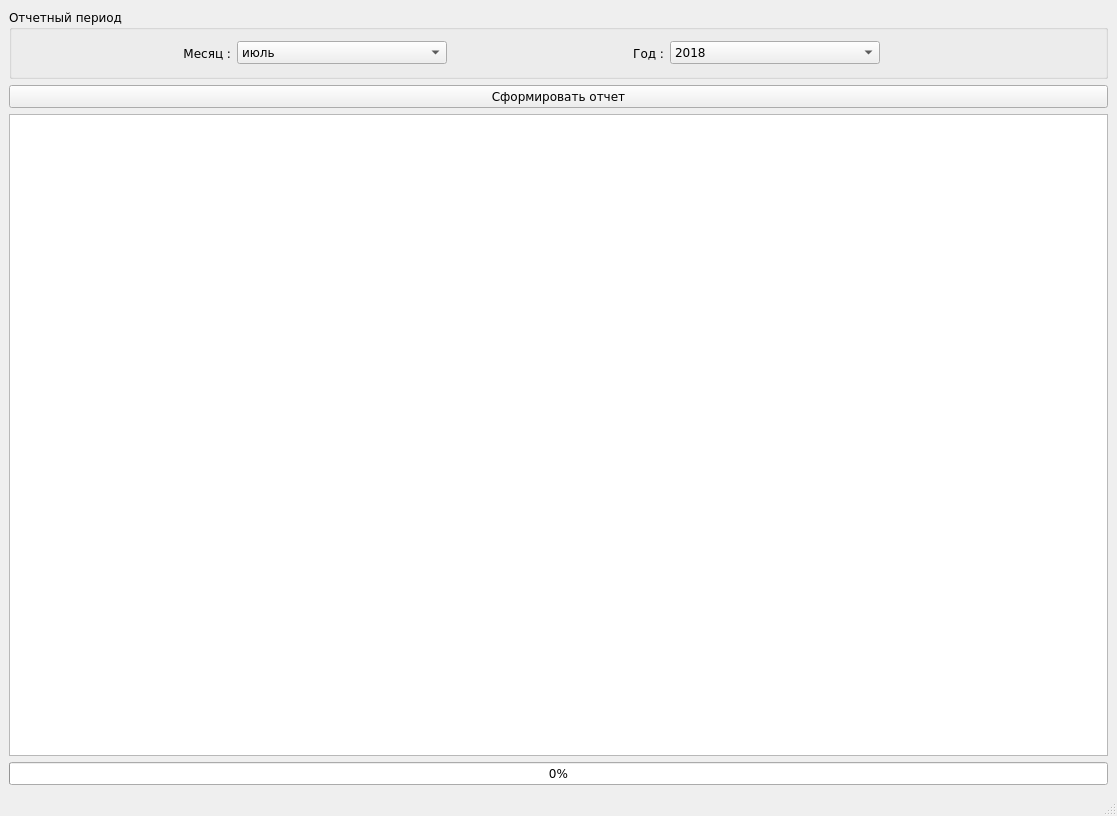
<?xml version="1.0" encoding="UTF-8"?>
<ui version="4.0">
 <class>MainWindow</class>
 <widget class="QMainWindow" name="MainWindow">
  <property name="geometry">
   <rect>
    <x>0</x>
    <y>0</y>
    <width>1117</width>
    <height>816</height>
   </rect>
  </property>
  <property name="font">
   <font>
    <family>Verdana</family>
   </font>
  </property>
  <property name="windowTitle">
   <string>Дисциплина предоставления платы граждан за КУ</string>
  </property>
  <property name="windowIcon">
   <iconset>
    <normaloff>Z:/Python/citpay/ico/user32.png</normaloff>Z:/Python/citpay/ico/user32.png</iconset>
  </property>
  <widget class="QWidget" name="centralwidget">
   <layout class="QVBoxLayout" name="verticalLayout">
    <item>
     <widget class="QGroupBox" name="groupBox">
      <property name="minimumSize">
       <size>
        <width>0</width>
        <height>70</height>
       </size>
      </property>
      <property name="baseSize">
       <size>
        <width>0</width>
        <height>0</height>
       </size>
      </property>
      <property name="font">
       <font>
        <family>Verdana</family>
       </font>
      </property>
      <property name="title">
       <string>Отчетный период</string>
      </property>
      <layout class="QVBoxLayout" name="verticalLayout_3">
       <item>
        <layout class="QHBoxLayout" name="horizontalLayout">
         <item>
          <widget class="QLabel" name="label">
           <property name="minimumSize">
            <size>
             <width>147</width>
             <height>0</height>
            </size>
           </property>
           <property name="layoutDirection">
            <enum>Qt::LeftToRight</enum>
           </property>
           <property name="text">
            <string>Месяц :</string>
           </property>
           <property name="alignment">
            <set>Qt::AlignRight|Qt::AlignTrailing|Qt::AlignVCenter</set>
           </property>
          </widget>
         </item>
         <item>
          <widget class="QComboBox" name="cbmonth">
           <property name="currentIndex">
            <number>6</number>
           </property>
           <item>
            <property name="text">
             <string>январь</string>
            </property>
           </item>
           <item>
            <property name="text">
             <string>февраль</string>
            </property>
           </item>
           <item>
            <property name="text">
             <string>март</string>
            </property>
           </item>
           <item>
            <property name="text">
             <string>апрель</string>
            </property>
           </item>
           <item>
            <property name="text">
             <string>май</string>
            </property>
           </item>
           <item>
            <property name="text">
             <string>июнь</string>
            </property>
           </item>
           <item>
            <property name="text">
             <string>июль</string>
            </property>
           </item>
           <item>
            <property name="text">
             <string>август</string>
            </property>
           </item>
           <item>
            <property name="text">
             <string>сентябрь</string>
            </property>
           </item>
           <item>
            <property name="text">
             <string>октябрь</string>
            </property>
           </item>
           <item>
            <property name="text">
             <string>ноябрь</string>
            </property>
           </item>
           <item>
            <property name="text">
             <string>декабрь</string>
            </property>
           </item>
          </widget>
         </item>
         <item>
          <widget class="QLabel" name="label_2">
           <property name="text">
            <string>Год :</string>
           </property>
           <property name="alignment">
            <set>Qt::AlignRight|Qt::AlignTrailing|Qt::AlignVCenter</set>
           </property>
          </widget>
         </item>
         <item>
          <widget class="QComboBox" name="cbyear">
           <property name="currentIndex">
            <number>2</number>
           </property>
           <item>
            <property name="text">
             <string>2016</string>
            </property>
           </item>
           <item>
            <property name="text">
             <string>2017</string>
            </property>
           </item>
           <item>
            <property name="text">
             <string>2018</string>
            </property>
           </item>
           <item>
            <property name="text">
             <string>2019</string>
            </property>
           </item>
           <item>
            <property name="text">
             <string>2020</string>
            </property>
           </item>
          </widget>
         </item>
         <item>
          <widget class="QLabel" name="label_3">
           <property name="text">
            <string/>
           </property>
          </widget>
         </item>
        </layout>
       </item>
      </layout>
     </widget>
    </item>
    <item>
     <widget class="QPushButton" name="btnstart">
      <property name="text">
       <string>Сформировать отчет</string>
      </property>
     </widget>
    </item>
    <item>
     <widget class="QTableView" name="tvdata"/>
    </item>
    <item>
     <widget class="QProgressBar" name="progressBar">
      <property name="value">
       <number>0</number>
      </property>
     </widget>
    </item>
   </layout>
  </widget>
  <widget class="QMenuBar" name="menubar">
   <property name="geometry">
    <rect>
     <x>0</x>
     <y>0</y>
     <width>1117</width>
     <height>31</height>
    </rect>
   </property>
  </widget>
  <widget class="QStatusBar" name="statusbar"/>
 </widget>
 <resources/>
 <connections/>
</ui>
